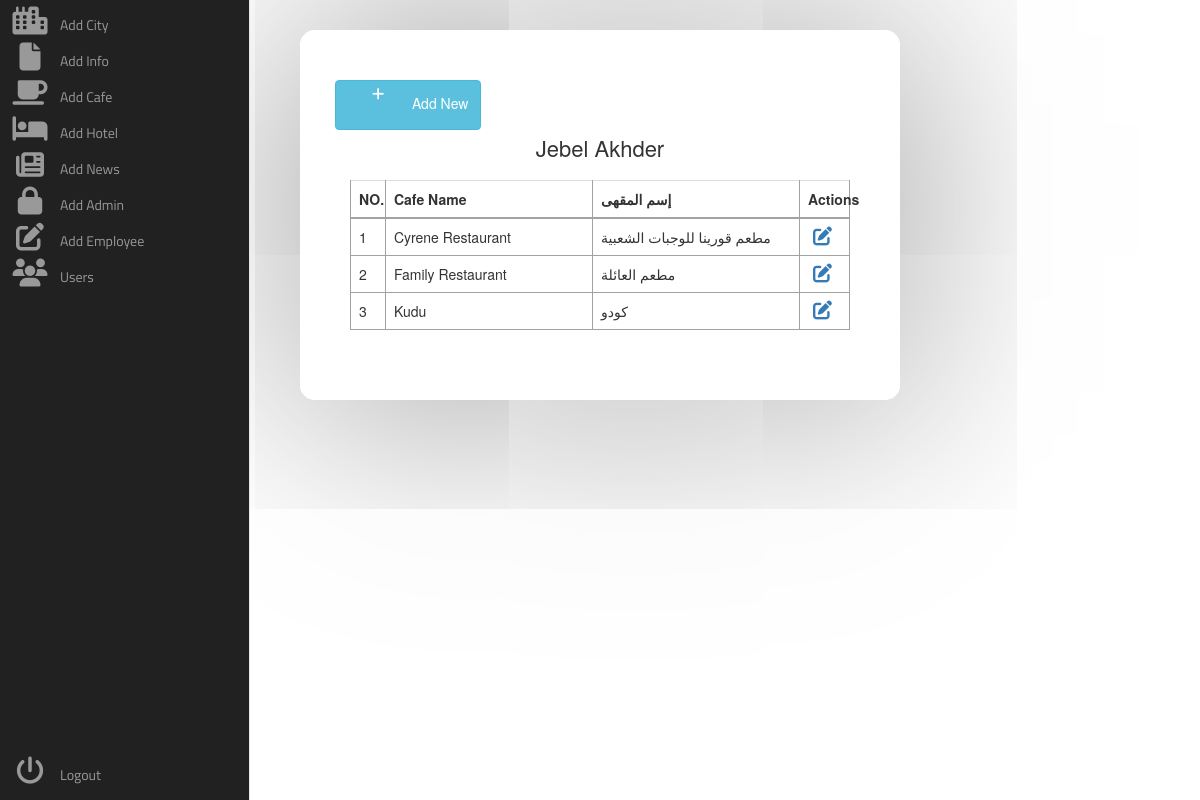
Screenshot of /admin/cafe_info.php?id=14 with the database file from the repository.
### tables this page shows
CREATE TABLE `city` (
  `city_id` int(255) NOT NULL,
  `city_name` varchar(255) NOT NULL,
  `city_name_ar` varchar(255) NOT NULL,
  `city_caption` varchar(255) NOT NULL,
  `city_caption_ar` varchar(255) NOT NULL,
  `city_img` varchar(255) NOT NULL,
  `city_cover` varchar(255) NOT NULL,
  `city_location` varchar(255) NOT NULL,
  `city_type` tinyint(255) NOT NULL,
  `views` int(255) NOT NULL
);

CREATE TABLE `cafe` (
  `cafe_id` int(255) NOT NULL,
  `cafe_name` varchar(255) NOT NULL,
  `cafe_name_ar` varchar(255) NOT NULL,
  `cafe_location` varchar(255) NOT NULL,
  `cafe_img` varchar(255) NOT NULL,
  `cafe_city_id` tinyint(255) NOT NULL
);

### admin/cafe_info.php (the view, shortened to what this page needs)
<?php
include '../config.php';
?>
<!DOCTYPE html>
<html lang="en">
<head>
        <link rel="stylesheet" href="style/admin.css">
        <link rel="stylesheet" href="https://stackpath.bootstrapcdn.com/font-awesome/4.7.0/css/font-awesome.min.css">
    <link rel="stylesheet" href="https://stackpath.bootstrapcdn.com/bootstrap/3.3.7/css/bootstrap.min.css">
    </head>
    <body>
    <div class="area"></div><nav class="main-menu">
    <ul>
                <li>
                    <a href="city.php">
                        <i class="fa fa-city fa-2x"></i>
                        <span class="nav-text">
                           Add City
                        </span>
                    </a>
                </li>
                <li class="has-subnav">
                    <a href="info.php">
                        <i class="fa fa-file fa-2x"></i>
                        <span class="nav-text">
                            Add Info
                        </span>
                    </a>
                </li>
                <li class="has-subnav">
                    <a href="cafes.php">
                       <i class="fa fa-mug-saucer fa-2x"></i>
                        <span class="nav-text">
                            Add Cafe
                        </span>
                    </a>
                </li>
                <li class="has-subnav">
                    <a href="hotels.php">
                       <i class="fa fa-hotel fa-2x"></i>
                        <span class="nav-text">
                            Add Hotel
                        </span>
                    </a>
                </li>
                <li>
                    <a href="news.php">
                        <i class="fa fa-newspaper fa-2x"></i>
                        <span class="nav-text">
                            Add News
                        </span>
                    </a>
                </li>
                <li>
                    <a href="admin.php">
                        <i class="fa fa-lock fa-2x"></i>
                        <span class="nav-text">
                           Add Admin
                        </span>
                    </a>
                </li>
                <li>
                   <a href="employee.php">
                       <i class="fa fa-pen-to-square fa-2x"></i>
                        <span class="nav-text">
                            Add Employee
                        </span>
                    </a>
                </li>
                <li>
                   <a href="users.php">
                        <i class="fa fa-users fa-2x"></i>
                        <span class="nav-text">
                            Users
                        </span>
                    </a>
                </li>
            </ul>
            <ul class="logout">
                <li>
                   <a href="#">
                         <i class="fa fa-power-off fa-2x"></i>
                        <span class="nav-text">
                            Logout
                        </span>
                    </a>
                </li>
            </ul>
        </nav>
        <diV class="table-wrapper">
            <div class="table-title">
                <div class="row">
                <a href="add_cafe.php" type="button" class="btn btn-info "><i class="fa fa-plus"></i> Add New</a>
                    <?php
                        $city_id = $_GET['id'];
                        $query_pag_data1 = "SELECT * FROM city WHERE city_id = $city_id";
                        $result_pag_data1 = mysqli_query($conn, $query_pag_data1);
                        while($row = mysqli_fetch_assoc($result_pag_data1))
                        $city_name = $row['city_name'];
                    ?>
                    <div><h2><?php echo $city_name; ?> <b></b></h2></div>
                </div>
            </div>
        <table class="table table-bordered">
            <thead>
                <tr>
                    <th style="width: 7%;">NO.</th>
                    <th>Cafe Name</th>
                    <th>إسم المقهى</th>
                    <th style="width: 10%;">Actions</th>
                </tr>
            </thead>
            <tbody>
                <?php
                    include "../config.php";
                    $city_id = $_GET['id'];
                    $query_pag_data = "SELECT * FROM cafe WHERE cafe_city_id = $city_id";
                    $result_pag_data = mysqli_query($conn, $query_pag_data);
                    $i = 1;
                    while($row = mysqli_fetch_assoc($result_pag_data))
                    {
                        $info_title = $row['cafe_name'];
                        $info_title_ar = $row['cafe_name_ar'];
                ?>
                <tr>
                    <td><?php echo $i++ ?></td>
                    <td><?php echo $info_title; ?></td>
                    <td><?php echo $info_title_ar; ?></td>
                    <td><?php echo "<a href='edit_cafe.php?id=$row[cafe_id]'><i class='fa-solid fa-pen-to-square'></a>" ?></td>
                </tr>
            <?php } ?>
            </tbody>
        </table>
        </diV>
    </body>
</html>

### admin/style/admin.css (style rules this page uses)
.fa-2x { font-size: 2em; }
.fa { position: relative; display: table-cell; width: 60px; height: 36px; text-align: center; vertical-align: middle; font-size:20px; }
.main-menu { background:#212121; border-right:1px solid #e5e5e5; position:absolute; top:0; bottom:0; height:100%; left:0; width:60px; overflow:hidden; -webkit-transition:width .05s linear; transition:width .05s linear; -webkit-transform:translateZ(0) scale(1,1); z-index:1000; }
.main-menu>ul { margin:7px 0; }
.main-menu li { position:relative; display:block; width:250px; }
.main-menu li>a { position:relative; display:table; border-collapse:collapse; border-spacing:0; color:#999; font-family: arial; font-size: 14px; text-decoration:none; -webkit-transform:translateZ(0) scale(1,1); -webkit-transition:all .1s linear; transition:all .1s linear; }
.main-menu .nav-text { position:relative; display:table-cell; vertical-align:middle; width:190px; font-family: 'Titillium Web', sans-serif; }
.main-menu>ul.logout { position:absolute; left:0; bottom:0; }
nav { -webkit-user-select:none; -moz-user-select:none; -ms-user-select:none; -o-user-select:none; user-select:none; }
nav ul,nav li { outline:0; margin:0; padding:0; }

### admin/cafe_info.php (style rules this page uses)
.table-wrapper { width: 50%; margin: 30px auto; background: rgba(255, 255, 255, 0.8); padding: 50px; box-shadow: 0 0 1000px rgb(147, 146, 146); border-radius: 15px; }
.table-title { padding-bottom: 10px; margin: 0 0 10px; }
.table-title h2 { margin: 6px 0 0; font-size: 22px; display: flex; align-items: center; justify-content: center; }
table.table { table-layout: fixed; background: #fff; }
table.table tr th, table.table tr td { border-color: #a3a1a1; }
table.table th:last-child { width: 100px; }
table.table td a { cursor: pointer; display: inline-block; margin: 0 5px; min-width: 24px; }
table.table td i { font-size: 19px; }

### rows the page displays
city: city_name "Jebel Akhder"
cafe: cafe_name "Cyrene Restaurant", cafe_name_ar "مطعم قورينا للوجبات الشعبية"
cafe: cafe_name "Family Restaurant", cafe_name_ar "مطعم العائلة"
cafe: cafe_name "Kudu", cafe_name_ar "كودو"
